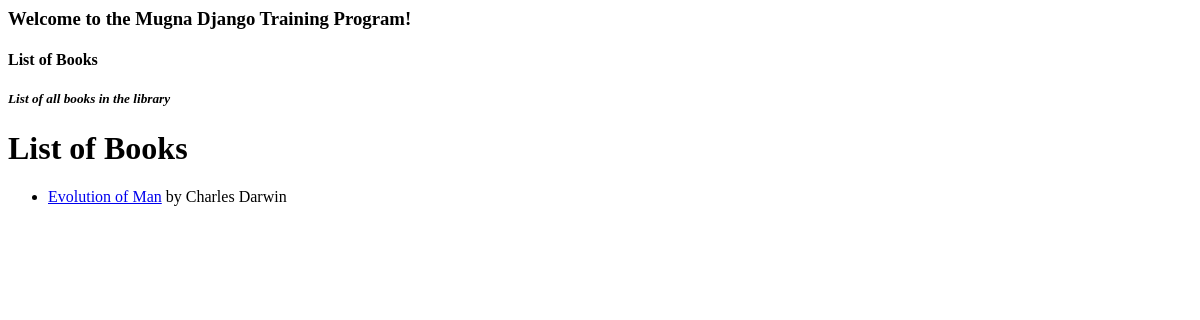
/books/ (signed in), run on an earlier commit of the app's database.
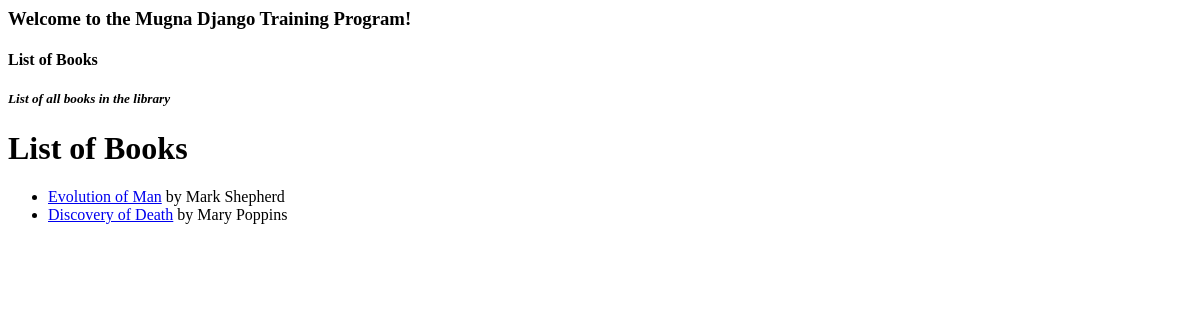
And on a later commit of the database.
### books/models.py (models this page shows, shortened)
class Book(models.Model):
    title = models.CharField(_("Title"), max_length=100)
    authors = models.ManyToManyField("books.Author", related_name="books")
    publisher = models.ForeignKey(
        "books.Publisher", on_delete=models.CASCADE, related_name="books"
    )
    classification = models.ForeignKey(
        "books.Classification", on_delete=models.SET_NULL, null=True, blank=True, related_name="books"
    )
    publication_date = models.DateField(_("Publication Date"))

class Author(models.Model):
    first_name = models.CharField(_("First Name"), max_length=30)
    last_name = models.CharField(_("Last Name"), max_length=40)
    email = models.EmailField(_(" e-mail"))
    def get_full_name(self):
        return f"{self.first_name} {self.last_name}"
    def __str__(self):
        return self.get_full_name()

### books/views.py (the view)
# urls.py: path("", views.list_books, name="list_books"),
@login_required
def list_books(request):
    books = Book.objects.all()
    return render(request, "list_books.html", {"books": books})

### books/templates/list_books.html (shortened to what this page needs)
{% extends "base.html" %}
{% block title %} List of Books {% endblock %}
{% block description %} List of all books in the library {% endblock %}
{% block content %}
    <h1>List of Books</h1>
    <ul>
        {% for book in books %}
            <li>
                <a href={{book.pk}}>{{ book.title }}</a> by {{ book.authors.all|join:", " }}
            </li>
        {% empty %}
            <li>No books available.</li>
        {% endfor %}
    </ul>
{% endblock %}

### templates/base.html
<h3>Welcome to the Mugna Django Training Program!</h3>
<h4>{% block title %}One of the Exercises{% endblock %}</h4>
<i><h5>{% block description %}{% endblock %}</h5></i>
<p>{% block content %}No content provided.{% endblock %}</p>

What changed in the data, as far as the page shows it:
computed for Book "Evolution of Man": authors.all "Charles Darwin" → "Mark Shepherd"
added Book: title "Discovery of Death", authors.all "Mary Poppins"
